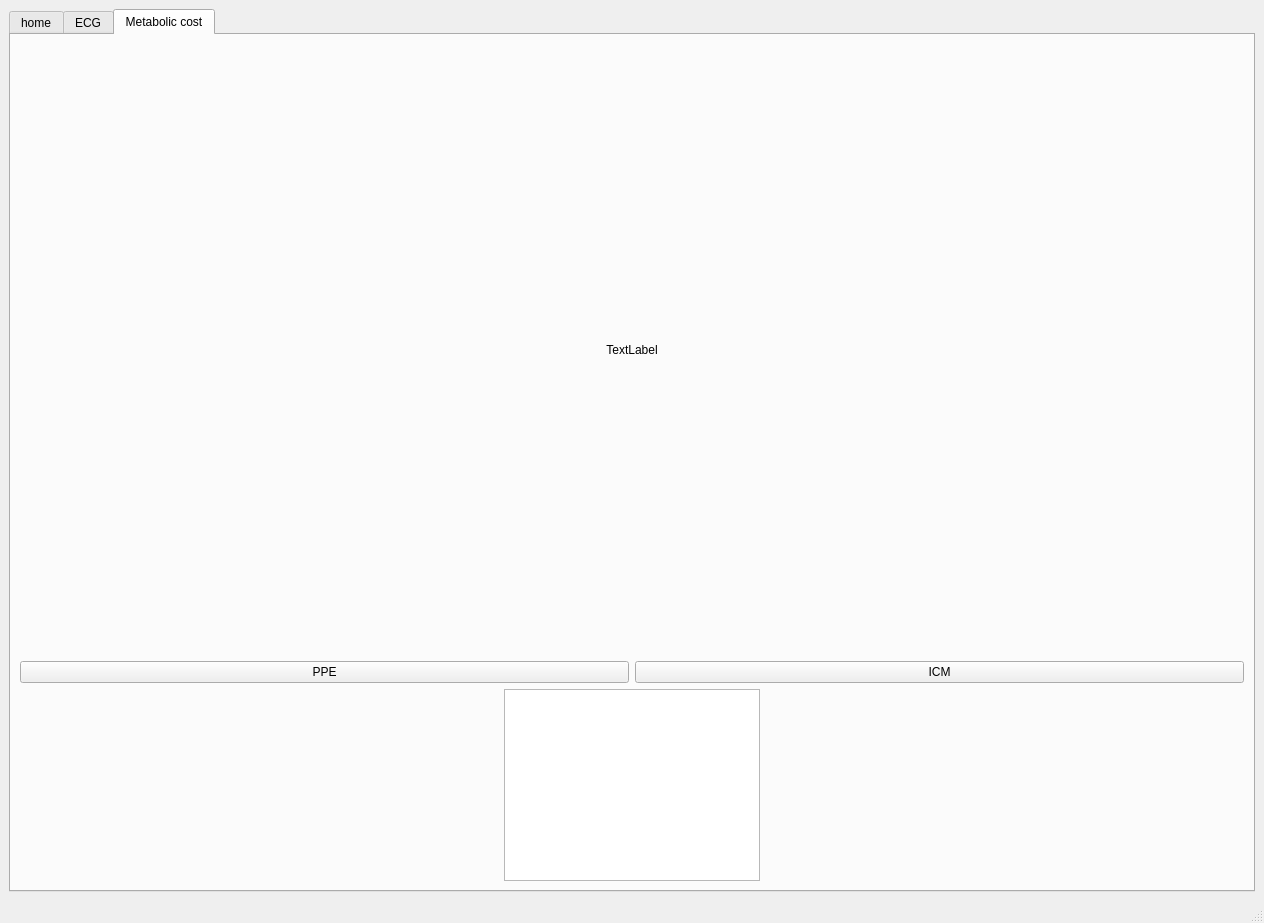
<?xml version="1.0" encoding="UTF-8"?>
<ui version="4.0">
 <class>MainWindow</class>
 <widget class="QMainWindow" name="MainWindow">
  <property name="geometry">
   <rect>
    <x>0</x>
    <y>0</y>
    <width>1264</width>
    <height>923</height>
   </rect>
  </property>
  <property name="sizePolicy">
   <sizepolicy hsizetype="Minimum" vsizetype="Minimum">
    <horstretch>0</horstretch>
    <verstretch>0</verstretch>
   </sizepolicy>
  </property>
  <property name="windowTitle">
   <string>MainWindow</string>
  </property>
  <widget class="QWidget" name="centralwidget">
   <layout class="QHBoxLayout" name="horizontalLayout_5">
    <item>
     <widget class="QTabWidget" name="tabWidget">
      <property name="minimumSize">
       <size>
        <width>0</width>
        <height>679</height>
       </size>
      </property>
      <property name="currentIndex">
       <number>2</number>
      </property>
      <property name="iconSize">
       <size>
        <width>40</width>
        <height>40</height>
       </size>
      </property>
      <widget class="QWidget" name="tab_3">
       <attribute name="title">
        <string>home</string>
       </attribute>
       <layout class="QHBoxLayout" name="horizontalLayout_4">
        <item>
         <layout class="QGridLayout" name="gridLayout_2">
          <item row="0" column="0">
           <widget class="QPushButton" name="pushButton_3">
            <property name="styleSheet">
             <string notr="true">background-color: rgb(165, 29, 45);
alternate-background-color: rgb(38, 162, 105);</string>
            </property>
            <property name="text">
             <string>Optimization</string>
            </property>
           </widget>
          </item>
          <item row="4" column="0">
           <spacer name="verticalSpacer">
            <property name="orientation">
             <enum>Qt::Vertical</enum>
            </property>
            <property name="sizeHint" stdset="0">
             <size>
              <width>20</width>
              <height>40</height>
             </size>
            </property>
           </spacer>
          </item>
          <item row="0" column="1">
           <widget class="QPushButton" name="pushButton_8">
            <property name="styleSheet">
             <string notr="true">background-color: rgb(165, 29, 45);
alternate-background-color: rgb(38, 162, 105);</string>
            </property>
            <property name="text">
             <string>ECG</string>
            </property>
           </widget>
          </item>
          <item row="3" column="1">
           <widget class="QTextBrowser" name="textBrowser_3">
            <property name="html">
             <string>&lt;!DOCTYPE HTML PUBLIC &quot;-//W3C//DTD HTML 4.0//EN&quot; &quot;http://www.w3.org/TR/REC-html40/strict.dtd&quot;&gt;
&lt;html&gt;&lt;head&gt;&lt;meta name=&quot;qrichtext&quot; content=&quot;1&quot; /&gt;&lt;style type=&quot;text/css&quot;&gt;
p, li { white-space: pre-wrap; }
&lt;/style&gt;&lt;/head&gt;&lt;body style=&quot; font-family:'Fira Sans Semi-Light'; font-size:10pt; font-weight:400; font-style:normal;&quot;&gt;
&lt;p style=&quot; margin-top:0px; margin-bottom:0px; margin-left:0px; margin-right:0px; -qt-block-indent:0; text-indent:0px;&quot;&gt;&lt;span style=&quot; font-size:14pt;&quot;&gt;Notes:&lt;/span&gt;&lt;/p&gt;&lt;/body&gt;&lt;/html&gt;</string>
            </property>
           </widget>
          </item>
          <item row="1" column="1">
           <widget class="QPushButton" name="pushButton_4">
            <property name="styleSheet">
             <string notr="true">background-color: rgb(165, 29, 45);
alternate-background-color: rgb(38, 162, 105);</string>
            </property>
            <property name="text">
             <string>cosmed</string>
            </property>
           </widget>
          </item>
          <item row="3" column="0">
           <widget class="QTextBrowser" name="textBrowser_2">
            <property name="html">
             <string>&lt;!DOCTYPE HTML PUBLIC &quot;-//W3C//DTD HTML 4.0//EN&quot; &quot;http://www.w3.org/TR/REC-html40/strict.dtd&quot;&gt;
&lt;html&gt;&lt;head&gt;&lt;meta name=&quot;qrichtext&quot; content=&quot;1&quot; /&gt;&lt;style type=&quot;text/css&quot;&gt;
p, li { white-space: pre-wrap; }
&lt;/style&gt;&lt;/head&gt;&lt;body style=&quot; font-family:'Fira Sans Semi-Light'; font-size:10pt; font-weight:400; font-style:normal;&quot;&gt;
&lt;p style=&quot; margin-top:0px; margin-bottom:0px; margin-left:0px; margin-right:0px; -qt-block-indent:0; text-indent:0px;&quot;&gt;&lt;span style=&quot; font-size:16pt;&quot;&gt;Current streams&lt;/span&gt;&lt;/p&gt;&lt;/body&gt;&lt;/html&gt;</string>
            </property>
           </widget>
          </item>
          <item row="1" column="0">
           <widget class="QPushButton" name="pushButton_5">
            <property name="styleSheet">
             <string notr="true">background-color: rgb(165, 29, 45);
alternate-background-color: rgb(38, 162, 105);</string>
            </property>
            <property name="text">
             <string>Metabolic cost</string>
            </property>
           </widget>
          </item>
          <item row="2" column="0">
           <widget class="QPushButton" name="pushButton_6">
            <property name="styleSheet">
             <string notr="true">background-color: rgb(165, 29, 45);
alternate-background-color: rgb(38, 162, 105);</string>
            </property>
            <property name="text">
             <string>Polar start</string>
            </property>
           </widget>
          </item>
          <item row="2" column="1">
           <widget class="QPushButton" name="pushButton_7">
            <property name="styleSheet">
             <string notr="true">background-color: rgb(165, 29, 45);
alternate-background-color: rgb(38, 162, 105);</string>
            </property>
            <property name="text">
             <string>vicon</string>
            </property>
           </widget>
          </item>
         </layout>
        </item>
       </layout>
      </widget>
      <widget class="QWidget" name="tab">
       <attribute name="title">
        <string>ECG</string>
       </attribute>
       <layout class="QHBoxLayout" name="horizontalLayout_6">
        <item>
         <layout class="QHBoxLayout" name="horizontalLayout">
          <item>
           <layout class="QHBoxLayout" name="horizontalLayout_8">
            <item>
             <layout class="QVBoxLayout" name="verticalLayout">
              <property name="sizeConstraint">
               <enum>QLayout::SetMaximumSize</enum>
              </property>
              <item>
               <layout class="QHBoxLayout" name="horizontalLayout_9">
                <item>
                 <widget class="QPushButton" name="pushButton_9">
                  <property name="styleSheet">
                   <string notr="true">background-color: rgb(153, 193, 241);</string>
                  </property>
                  <property name="text">
                   <string>Connect</string>
                  </property>
                 </widget>
                </item>
                <item>
                 <widget class="QLabel" name="label">
                  <property name="styleSheet">
                   <string notr="true">background-color: white</string>
                  </property>
                  <property name="text">
                   <string>Polar information: 
 ID: 
  Battery:</string>
                  </property>
                  <property name="pixmap">
                   <pixmap>images/sitting.jpg</pixmap>
                  </property>
                  <property name="alignment">
                   <set>Qt::AlignCenter</set>
                  </property>
                 </widget>
                </item>
               </layout>
              </item>
              <item>
               <layout class="QGridLayout" name="gridLayout_3"/>
              </item>
              <item>
               <widget class="QLabel" name="label_5">
                <property name="sizePolicy">
                 <sizepolicy hsizetype="Preferred" vsizetype="Fixed">
                  <horstretch>0</horstretch>
                  <verstretch>0</verstretch>
                 </sizepolicy>
                </property>
                <property name="font">
                 <font>
                  <family>Times New Roman</family>
                  <pointsize>16</pointsize>
                  <weight>75</weight>
                  <italic>true</italic>
                  <bold>true</bold>
                 </font>
                </property>
                <property name="text">
                 <string>Plots</string>
                </property>
                <property name="alignment">
                 <set>Qt::AlignCenter</set>
                </property>
               </widget>
              </item>
              <item>
               <widget class="QWidget" name="ECGplots" native="true">
                <layout class="QHBoxLayout" name="horizontalLayout_10"/>
               </widget>
              </item>
             </layout>
            </item>
           </layout>
          </item>
         </layout>
        </item>
       </layout>
      </widget>
      <widget class="QWidget" name="tab_2">
       <attribute name="title">
        <string>Metabolic cost</string>
       </attribute>
       <layout class="QVBoxLayout" name="verticalLayout_4">
        <item>
         <layout class="QVBoxLayout" name="verticalLayout_2">
          <item>
           <widget class="QLabel" name="label_7">
            <property name="sizePolicy">
             <sizepolicy hsizetype="Minimum" vsizetype="Minimum">
              <horstretch>0</horstretch>
              <verstretch>0</verstretch>
             </sizepolicy>
            </property>
            <property name="text">
             <string>TextLabel</string>
            </property>
            <property name="alignment">
             <set>Qt::AlignCenter</set>
            </property>
           </widget>
          </item>
          <item>
           <layout class="QVBoxLayout" name="verticalLayout_6"/>
          </item>
          <item>
           <layout class="QHBoxLayout" name="horizontalLayout_3">
            <item>
             <widget class="QPushButton" name="pushButton_2">
              <property name="text">
               <string>PPE</string>
              </property>
             </widget>
            </item>
            <item>
             <widget class="QPushButton" name="pushButton">
              <property name="text">
               <string>ICM</string>
              </property>
             </widget>
            </item>
           </layout>
          </item>
          <item>
           <layout class="QHBoxLayout" name="horizontalLayout_2">
            <item>
             <layout class="QVBoxLayout" name="verticalLayout_3"/>
            </item>
            <item>
             <widget class="QTextBrowser" name="textBrowser">
              <property name="sizePolicy">
               <sizepolicy hsizetype="Fixed" vsizetype="Fixed">
                <horstretch>0</horstretch>
                <verstretch>0</verstretch>
               </sizepolicy>
              </property>
              <property name="lineWidth">
               <number>1</number>
              </property>
              <property name="lineWrapColumnOrWidth">
               <number>10</number>
              </property>
             </widget>
            </item>
           </layout>
          </item>
         </layout>
        </item>
       </layout>
      </widget>
     </widget>
    </item>
   </layout>
  </widget>
  <widget class="QMenuBar" name="menubar">
   <property name="geometry">
    <rect>
     <x>0</x>
     <y>0</y>
     <width>1264</width>
     <height>22</height>
    </rect>
   </property>
  </widget>
  <widget class="QStatusBar" name="statusbar"/>
 </widget>
 <resources/>
 <connections/>
</ui>
